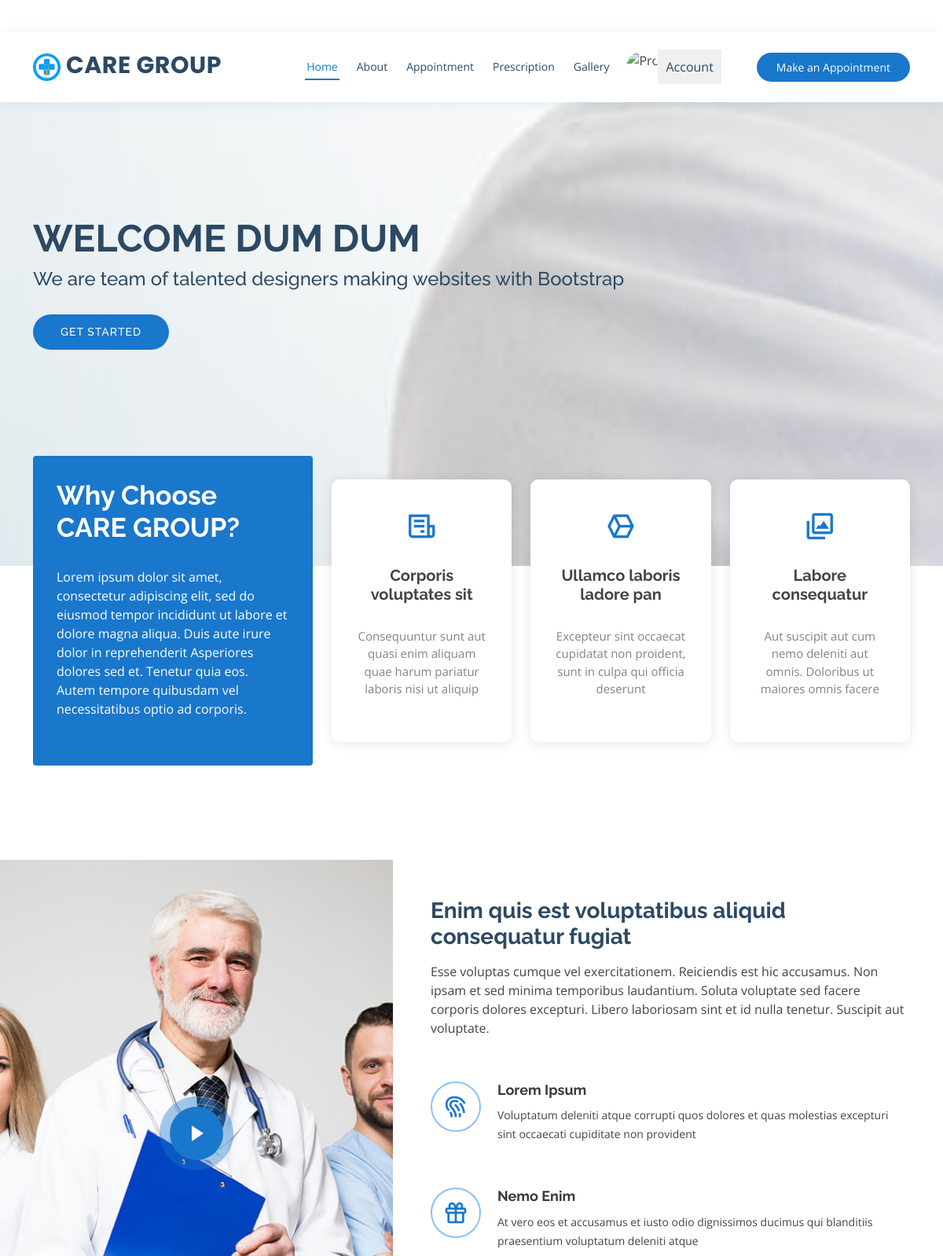
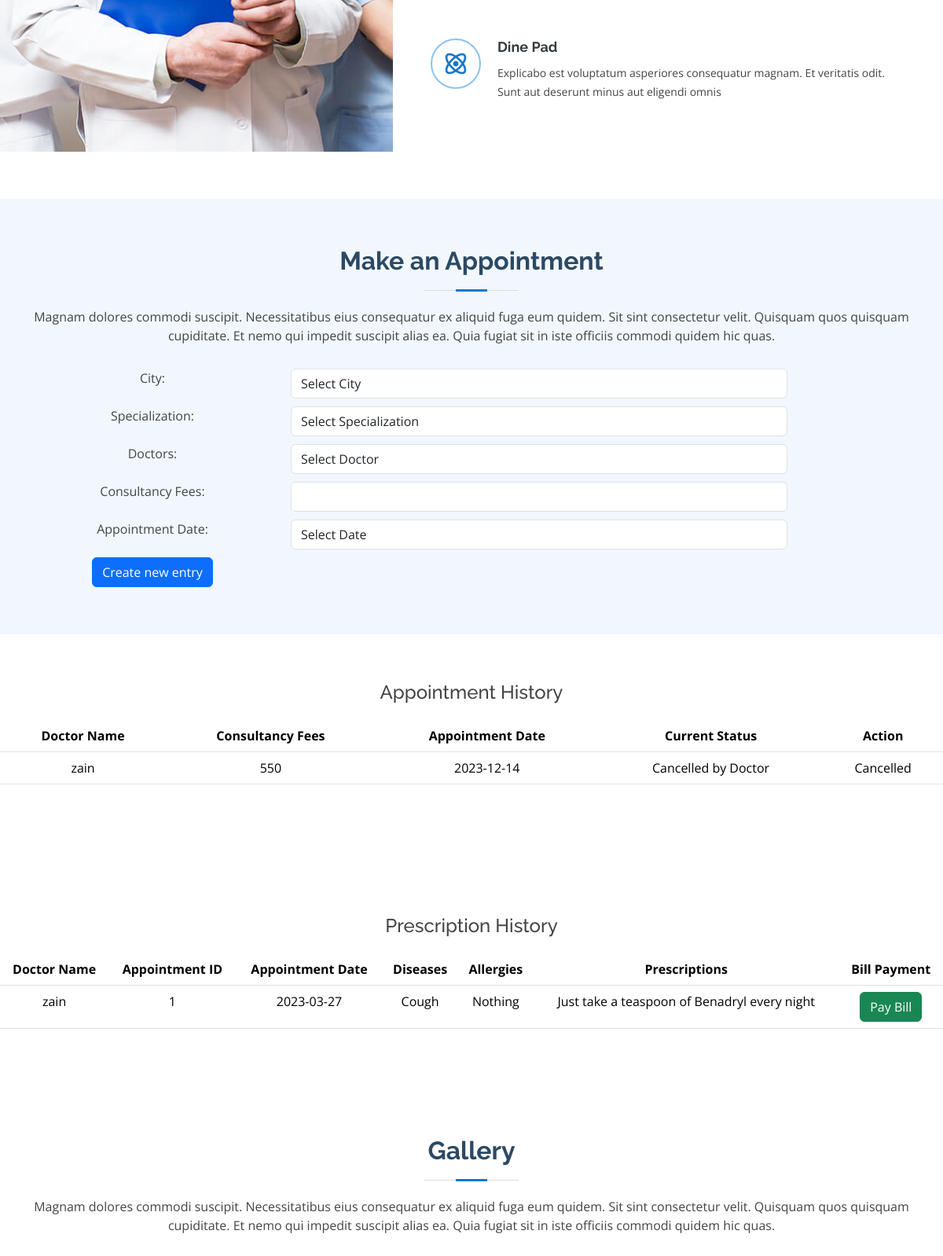
/index.php (signed in, upper part), run on the app's committed database (2 pictures, top to bottom).
### tables this page shows
CREATE TABLE `appointmenttb` (
  `pid` int(11) NOT NULL,
  `ID` int(11) NOT NULL,
  `fname` varchar(20) NOT NULL,
  `lname` varchar(20) NOT NULL,
  `gender` varchar(10) NOT NULL,
  `email` varchar(30) NOT NULL,
  `contact` varchar(10) NOT NULL,
  `doctor` varchar(30) NOT NULL,
  `docFees` int(5) NOT NULL,
  `appdate` date NOT NULL,
  `userStatus` int(5) NOT NULL,
  `doctorStatus` int(5) NOT NULL
);

CREATE TABLE `prestb` (
  `doctor` varchar(50) NOT NULL,
  `pid` int(11) NOT NULL,
  `ID` int(11) NOT NULL,
  `fname` varchar(50) NOT NULL,
  `lname` varchar(50) NOT NULL,
  `appdate` date NOT NULL,
  `disease` varchar(250) NOT NULL,
  `allergy` varchar(250) NOT NULL,
  `prescription` varchar(1000) NOT NULL
);

### index.php (the view, shortened to what this page needs)
<?php
  require_once "includes/header.php";
?>
<section id="hero" class="d-flex align-items-center">
    <div class="container">
         <h1>Welcome <?php echo " " . $fname . " " . $lname; ?></h1>
        <h2>We are team of talented designers making websites with Bootstrap</h2>
        <a href="#about" class="btn-get-started scrollto">Get Started</a>
    </div>
</section>
<main id="main">
    <section id="why-us" class="why-us">
        <div class="container">
            <div class="row">
                <div class="col-lg-4 d-flex align-items-stretch">
                    <div class="content">
                        <h3>Why Choose CARE GROUP?</h3>
                        <p>
                            Lorem ipsum dolor sit amet, consectetur adipiscing elit, sed do eiusmod tempor incididunt ut
                            labore et dolore magna aliqua. Duis aute irure dolor in reprehenderit
                            Asperiores dolores sed et. Tenetur quia eos. Autem tempore quibusdam vel necessitatibus
                            optio ad corporis.
                        </p>
                    </div>
                </div>
                <div class="col-lg-8 d-flex align-items-stretch">
                    <div class="icon-boxes d-flex flex-column justify-content-center">
                        <div class="row">
                            <div class="col-xl-4 d-flex align-items-stretch">
                                <div class="icon-box mt-4 mt-xl-0">
                                    <i class="bx bx-receipt"></i>
                                    <h4>Corporis voluptates sit</h4>
                                    <p>Consequuntur sunt aut quasi enim aliquam quae harum pariatur laboris nisi ut
                                        aliquip</p>
                                </div>
                            </div>
                            <div class="col-xl-4 d-flex align-items-stretch">
                                <div class="icon-box mt-4 mt-xl-0">
                                    <i class="bx bx-cube-alt"></i>
                                    <h4>Ullamco laboris ladore pan</h4>
                                    <p>Excepteur sint occaecat cupidatat non proident, sunt in culpa qui officia
                                        deserunt</p>
                                </div>
                            </div>
                            <div class="col-xl-4 d-flex align-items-stretch">
                                <div class="icon-box mt-4 mt-xl-0">
                                    <i class="bx bx-images"></i>
                                    <h4>Labore consequatur</h4>
                                    <p>Aut suscipit aut cum nemo deleniti aut omnis. Doloribus ut maiores omnis facere
                                    </p>
                                </div>
                            </div>
                        </div>
                    </div>
                </div>
            </div>
        </div>
    </section>
    <section id="about" class="about">
        <div class="container-fluid">
            <div class="row">
                <div
                    class="col-xl-5 col-lg-6 video-box d-flex justify-content-center align-items-stretch position-relative">
                    <a href="https://www.youtube.com/watch?v=jDDaplaOz7Q" class="glightbox play-btn mb-4"></a>
                </div>
                <div
                    class="col-xl-7 col-lg-6 icon-boxes d-flex flex-column align-items-stretch justify-content-center py-5 px-lg-5">
                    <h3>Enim quis est voluptatibus aliquid consequatur fugiat</h3>
                    <p>Esse voluptas cumque vel exercitationem. Reiciendis est hic accusamus. Non ipsam et sed minima
                        temporibus laudantium. Soluta voluptate sed facere corporis dolores excepturi. Libero laboriosam
                        sint et id nulla tenetur. Suscipit aut voluptate.</p>
                    <div class="icon-box">
                        <div class="icon"><i class="bx bx-fingerprint"></i></div>
                        <h4 class="title"><a href="">Lorem Ipsum</a></h4>
                        <p class="description">Voluptatum deleniti atque corrupti quos dolores et quas molestias
                            excepturi sint occaecati cupiditate non provident</p>
                    </div>
                    <div class="icon-box">
                        <div class="icon"><i class="bx bx-gift"></i></div>
                        <h4 class="title"><a href="">Nemo Enim</a></h4>
                        <p class="description">At vero eos et accusamus et iusto odio dignissimos ducimus qui blanditiis
                            praesentium voluptatum deleniti atque</p>
                    </div>
                    <div class="icon-box">
                        <div class="icon"><i class="bx bx-atom"></i></div>
                        <h4 class="title"><a href="">Dine Pad</a></h4>
                        <p class="description">Explicabo est voluptatum asperiores consequatur magnam. Et veritatis
                            odit. Sunt aut deserunt minus aut eligendi omnis</p>
                    </div>
                </div>
            </div>
        </div>
    </section>
    <section id="appointment" class="appointment section-bg">
        <div class="container" style="text-align: center;">
            <div class="section-title">
                <h2>Make an Appointment</h2>
                <p>Magnam dolores commodi suscipit. Necessitatibus eius consequatur ex aliquid fuga eum quidem. Sit sint
                    consectetur velit. Quisquam quos quisquam cupiditate. Et nemo qui impedit suscipit alias ea. Quia
                    fugiat sit in iste officiis commodi quidem hic quas.</p>
            </div>
            <form style="max-width: 80vw;" class="form-group" method="post" action="index.php">
                <div class="row">
                    <div class="col-md-4">
                        <label for="city">City:</label>
                    </div>
                    <div class="col-md-8">
                        <select name="city" id="city" class="form-control">
                            <option value="" disabled selected>Select City</option>
                        </select>
                    </div>
                    <br><br>
                    <div class="col-md-4">
                        <label for="spec">Specialization:</label>
                    </div>
                    <div class="col-md-8">
                        <select name="spec" class="form-control" id="spec">
                            <option value="" disabled selected>Select Specialization</option>
                        </select>
                    </div>
                    <br><br>
                    <div class="col-md-4">
                        <label for="doctor">Doctors:</label>
                    </div>
                    <div class="col-md-8">
                        <select name="doctor" class="form-control" id="doctor" required="required">
                            <option value="" disabled selected>Select Doctor</option>
                        </select>
                    </div><br /><br />
                    <div class="col-md-4">
                        <label for="docFees">Consultancy Fees:</label>
                    </div>
                    <div class="col-md-8">
                        <input class="form-control" type="text" name="docFees" id="docFees" readonly="readonly" />
                    </div><br><br>
                    <div class="col-md-4">
                        <label for="appdate">Appointment Date:</label>
                    </div>
                    <div class="col-md-8">
                        <select class="form-control" id="appdate" name="appdate" required="required">
                            <option value="" disabled selected>Select Date</option>
                        </select>
                    </div><br><br>
                    <div class="col-md-4">
                        <input type="submit" name="app-submit" value="Create new entry" class="btn btn-primary"
                            id="inputbtn">
                    </div>
                    <div class="col-md-8"></div>
                </div>
            </form>
        </div>
    </section>
    <section id="appointment-history" style="margin-bottom:30px;">
        <div class="unique-table">
            <h4 style="margin-bottom:20px;">Appointment History</h4>
            <table class="table table-hover">
                <thead>
                    <tr>
                        <th scope="col">Doctor Name</th>
                        <th scope="col">Consultancy Fees</th>
                        <th scope="col">Appointment Date</th>
                        <th scope="col">Current Status</th>
                        <th scope="col">Action</th>
                    </tr>
                </thead>
                <tbody>
                    <?php
                    global $con;
                    $query = "select ID,doctor,docFees,appdate,userStatus,doctorStatus from appointmenttb where fname ='$fname' and lname='$lname';";
                    $result = mysqli_query($con,$query);
                    while ($row = mysqli_fetch_array($result)){
                  ?>
                    <tr>
                        <td><?php echo $row['doctor'];?></td>
                        <td><?php echo $row['docFees'];?></td>
                        <td><?php echo $row['appdate'];?></td>
                        <td>
                            <?php if(($row['userStatus']==1) && ($row['doctorStatus']==1))
                    if(($row['userStatus']==1) && ($row['doctorStatus']==0))
                    {
                      echo "Cancelled by Doctor";
                    }
                        ?></td>
                        <td>
                            <?php if(($row['userStatus']==1) && ($row['doctorStatus']==1))
                        { ?>
                            <a href="index.php?ID=<?php echo $row['ID']?>&cancel=update"
                                onClick="return confirm('Are you sure you want to cancel this appointment ?')"
                                title="Cancel Appointment" tooltip-placement="top" tooltip="Remove"><button
                                    class="btn btn-danger">Cancel</button></a>
                            <?php } else {
                                echo "Cancelled";
                                } ?>
                        </td>
                    </tr>
                    <?php } ?>
                </tbody>
            </table>
        </div>
    </section>
    <section id="prescription-history">
        <div class="unique-table">
          <h4 style="margin-bottom:20px;">Prescription History</h4>
        <table class="table table-hover">
            <thead>
                <tr>
                    <th scope="col">Doctor Name</th>
                    <th scope="col">Appointment ID</th>
                    <th scope="col">Appointment Date</th>
                    <th scope="col">Diseases</th>
                    <th scope="col">Allergies</th>
                    <th scope="col">Prescriptions</th>
                    <th scope="col">Bill Payment</th>
                </tr>
            </thead>
            <tbody>
                <?php
                    global $con;
                    $query = "select doctor,ID,appdate,disease,allergy,prescription from prestb where pid='$pid';";
                    $result = mysqli_query($con,$query);
                    while ($row = mysqli_fetch_array($result)){
                  ?>
                <tr>
                    <td><?php echo $row['doctor'];?></td>
                    <td><?php echo $row['ID'];?></td>
                    <td><?php echo $row['appdate'];?></td>
                    <td><?php echo $row['disease'];?></td>
                    <td><?php echo $row['allergy'];?></td>
                    <td><?php echo $row['prescription'];?></td>
                    <td>
                        <form method="get">
                            <a href="index.php?ID=<?php echo $row['ID']?>">
                                <input type="submit" onclick="alert('Bill Paid Successfully');" name="generate_bill"
                                    class="btn btn-success" value="Pay Bill" />
                            </a>
                    </td>
                </tr>
                <?php }
                    ?>
            </tbody>
        </table>
        </div>
    </section>
    <section id="gallery" class="gallery">
        <div class="container">
            <div class="section-title">
                <h2>Gallery</h2>
                <p>Magnam dolores commodi suscipit. Necessitatibus eius consequatur ex aliquid fuga eum quidem. Sit sint
                    consectetur velit. Quisquam quos quisquam cupiditate. Et nemo qui impedit suscipit alias ea. Quia
                    fugiat sit in iste officiis commodi quidem hic quas.</p>
            </div>
        </div>
    </section>
</main>
<?php
  require_once "includes/footer.php";
?>

### data on the page
appointmenttb: doctor "zain", docFees "550", appdate "2023-12-14", userStatus "Cancelled by Doctor"
prestb: doctor "zain", ID "1", appdate "2023-03-27", disease "Cough", allergy "Nothing", prescription "Just take a teaspoon of Benadryl every night"

### other printed values
$fname "DUM"
$lname "DUM"
